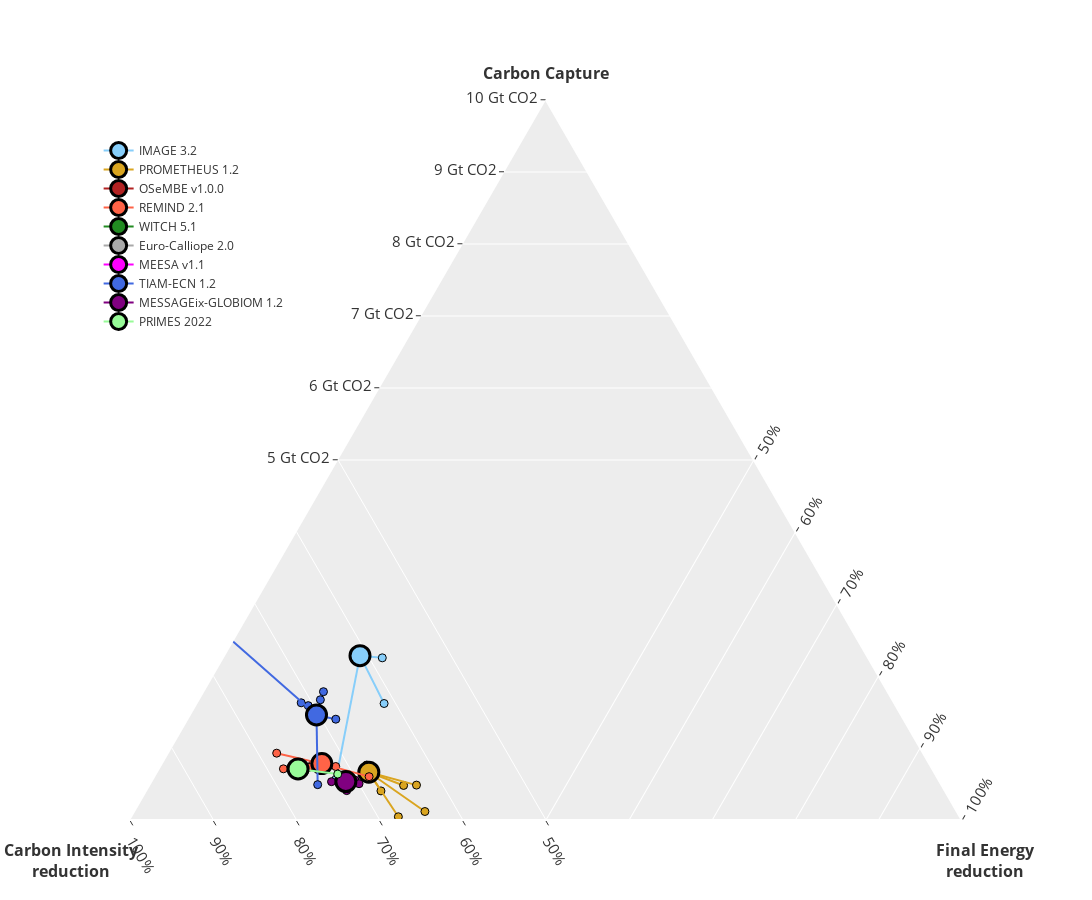

Notebook code for this chart:
### Markdown cell above
## Plot II: Mitigation

### Code cell
times = [2050]
scen = "DIAG-C400-lin"
var_x = XR_i.Value.sel(Variable='Carbon Capture', Model=Models)/5000
var_y = XR_i.CIred.sel(Model=Models)
var_z = XR_i.FEred.sel(Model=Models)

traces = []
for m_i, m in enumerate(Models):
    col = ModelCols[m_i]
    a = float(var_x.sel(Time=times, Model=m, Scenario="DIAG-C400-lin"))
    b = float(var_y.sel(Time=times, Model=m, Scenario="DIAG-C400-lin"))
    c = float(var_z.sel(Time=times, Model=m, Scenario="DIAG-C400-lin"))
    for scen in c400lins:
                a2 = float(var_x.sel(Time=times, Model=m, Scenario=scen))
                b2 = float(var_y.sel(Time=times, Model=m, Scenario=scen))
                c2 = float(var_z.sel(Time=times, Model=m, Scenario=scen))
                trace = go.Scatterternary(a=[a, a2],
                                        b=[b, b2],
                                        c=[c, c2],
                                        name=m,
                                        text=["DIAG-C400-lin", scen],
                                        mode='markers+lines',
                                        showlegend=False,
                                        marker={"color": col, "size": 8, 'line': dict(width=1, color='black')})
                traces.append(trace)
#                 trace = go.Scatterternary(a=var_x.sel(Time=times, Model=m, Scenario=["DIAG-C400-lin", scen]).T[0],
#                                         b=var_y.sel(Time=times, Model=m, Scenario=["DIAG-C400-lin", scen]).T[0],
#                                         c=var_z.sel(Time=times, Model=m, Scenario=["DIAG-C400-lin", scen]).T[0],
#                                         name=m,
#                                         text=["DIAG-C400-lin", scen],
#                                         mode='markers+lines',
#                                         showlegend=False,
#                                         marker={"color": col, "size": 8, 'line': dict(width=1, color='black')})
#                 traces.append(trace)
    trace = go.Scatterternary(a=var_x.sel(Time=times, Model=m, Scenario="DIAG-C400-lin"),
                                b=var_y.sel(Time=times, Model=m, Scenario="DIAG-C400-lin"),
                                c=var_z.sel(Time=times, Model=m, Scenario="DIAG-C400-lin"),
                                name=m,
                                mode='markers+lines',
                                text = "DIAG-C400-lin",
                                showlegend=True,
                                marker={"color": col, "size": 20, 'line': dict(width=3, color='black')})
    traces.append(trace)

fig = make_subplots(rows=1, cols=1, horizontal_spacing = 0.08, vertical_spacing=0.12)
for t in traces:
    fig.add_trace(t)
fig.update_layout(height=900, width=1200)
fig.update_layout({#'margin':dict(l=0,r=7,b=0,t=35),
'plot_bgcolor':'rgb(243, 243, 243)',
'ternary':
{'sum':1,
'aaxis':{'title': '<b>Carbon Capture</b><br>', 'min': 0, 'titlefont':{'size': 16},
        'linewidth':0, 'ticks':'outside',
        'tickmode':'array','tickvals':[0.5, 0.6, 0.7, 0.8, 0.9, 1.0], 'ticktext':['5 Gt CO2', '6 Gt CO2', '7 Gt CO2', '8 Gt CO2', '9 Gt CO2', '10 Gt CO2'], 'tickfont':{'size':15}},
'baxis':{'title': '<b>Carbon Intensity &nbsp; &nbsp; &nbsp; &nbsp; &nbsp; &nbsp; &nbsp; &nbsp; &nbsp;<br>reduction &nbsp; &nbsp; &nbsp; &nbsp; &nbsp; &nbsp; &nbsp; &nbsp; &nbsp;</b>', 'min': 0, 'titlefont':{'size': 16},
        'linewidth':2, 'ticks':'outside',
        'tickmode':'array','tickvals':[0.5, 0.6, 0.7, 0.8, 0.9, 1.0], 'ticktext':['50%', '60%', '70%', '80%', '90%', '100%'],'tickangle':60, 'tickfont':{'size':15}},
'caxis':{'title': '<b>Final Energy<br>reduction</b>', 'min': 0, 'titlefont':{'size': 16},
        'linewidth':2, 'ticks':'outside',
        'tickmode':'array','tickvals':[0.5, 0.6, 0.7, 0.8, 0.9, 1.0], 'ticktext':['50%', '60%', '70%', '80%', '90%', '100%'],'tickangle':-60, 'tickfont':{'size':15}}}})

fig.update_layout(legend=dict(x=0.02, y=0.95, orientation="v"))
fig.update_annotations(font_size=15)
fig.update_layout(template="ggplot2")
fig.show()

### Figure 1 — Plotly figure (JSON) as saved in the notebook; plotly's stock layout.template omitted (floating-point values rounded to 4 significant figures)
{"data": [{"a": [0.3653, 0.325], "b": [0.9755, 0.8432], "c": [0.2595, 0.2749], "marker": {"color": "lightskyblue", "line": {"color": "black", "width": 1}, "size": 8}, "mode": "markers+lines", "name": "IMAGE 3.2", "showlegend": false, "text": ["DIAG-C400-lin", "DIAG-C400-lin-LimBio"], "type": "scatterternary"}, {"a": [0.3653, 0.06538], "b": [0.9755, 0.8354], "c": [0.2595, 0.2526], "marker": {"color": "lightskyblue", "line": {"color": "black", "width": 1}, "size": 8}, "mode": "markers+lines", "name": "IMAGE 3.2", "showlegend": false, "text": ["DIAG-C400-lin", "DIAG-C400-lin-LimCCS"], "type": "scatterternary"}, {"a": [0.3653, 0.3653], "b": [0.9755, 0.9755], "c": [0.2595, 0.2595], "marker": {"color": "lightskyblue", "line": {"color": "black", "width": 1}, "size": 8}, "mode": "markers+lines", "name": "IMAGE 3.2", "showlegend": false, "text": ["DIAG-C400-lin", "DIAG-C400-lin-LimNuclear"], "type": "scatterternary"}, {"a": [0.3653, 0.3783], "b": [0.9755, 1.007], "c": [0.2595, 0.2566], "marker": {"color": "lightskyblue", "line": {"color": "black", "width": 1}, "size": 8}, "mode": "markers+lines", "name": "IMAGE 3.2", "showlegend": false, "text": ["DIAG-C400-lin", "DIAG-C400-lin-HighVRE"], "type": "scatterternary"}, {"a": [0.3653, 0.3543], "b": [0.9755, 0.9772], "c": [0.2595, 0.2488], "marker": {"color": "lightskyblue", "line": {"color": "black", "width": 1}, "size": 8}, "mode": "markers+lines", "name": "IMAGE 3.2", "showlegend": false, "text": ["DIAG-C400-lin", "DIAG-C400-lin-HighElectrification"], "type": "scatterternary"}, {"a": [0.3653, null], "b": [0.9755, null], "c": [0.2595, null], "marker": {"color": "lightskyblue", "line": {"color": "black", "width": 1}, "size": 8}, "mode": "markers+lines", "name": "IMAGE 3.2", "showlegend": false, "text": ["DIAG-C400-lin", "DIAG-C400-lin-HighH2"], "type": "scatterternary"}, {"a": [0.3653, null], "b": [0.9755, null], "c": [0.2595, null], "marker": {"color": "lightskyblue", "line": {"color": "black", "width": 1}, "size": 8}, "mode": "markers+lines", "name": "IMAGE 3.2", "showlegend": false, "text": ["DIAG-C400-lin", "DIAG-C400-lin-ResidualFossil"], "type": "scatterternary"}, {"a": [0.3653, 0.2623], "b": [0.9755, 0.995], "c": [0.2595, 0.3637], "marker": {"color": "lightskyblue", "line": {"color": "black", "width": 1}, "size": 8}, "mode": "markers+lines", "name": "IMAGE 3.2", "showlegend": false, "text": ["DIAG-C400-lin", "DIAG-C400-lin-HighEff"], "type": "scatterternary"}, {"a": [0.3653, 0.3653], "b": [0.9755, 0.9755], "c": [0.2595, 0.2595], "marker": {"color": "lightskyblue", "line": {"color": "black", "width": 1}, "size": 8}, "mode": "markers+lines", "name": "IMAGE 3.2", "showlegend": false, "text": ["DIAG-C400-lin", "DIAG-C400-lin"], "type": "scatterternary"}, {"a": [0.3653], "b": [0.9755], "c": [0.2595], "marker": {"color": "lightskyblue", "line": {"color": "black", "width": 3}, "size": 20}, "mode": "markers+lines", "name": "IMAGE 3.2", "showlegend": true, "text": "DIAG-C400-lin", "type": "scatterternary"}, {"a": [0.09166, 0.01211], "b": [0.9393, 0.6564], "c": [0.3505, 0.3575], "marker": {"color": "goldenrod", "line": {"color": "black", "width": 1}, "size": 8}, "mode": "markers+lines", "name": "PROMETHEUS 1.2", "showlegend": false, "text": ["DIAG-C400-lin", "DIAG-C400-lin-LimBio"], "type": "scatterternary"}, {"a": [0.09166, 0.05028], "b": [0.9393, 0.844], "c": [0.3505, 0.35], "marker": {"color": "goldenrod", "line": {"color": "black", "width": 1}, "size": 8}, "mode": "markers+lines", "name": "PROMETHEUS 1.2", "showlegend": false, "text": ["DIAG-C400-lin", "DIAG-C400-lin-LimCCS"], "type": "scatterternary"}, {"a": [0.09166, 0.1095], "b": [0.9393, 0.9715], "c": [0.3505, 0.353], "marker": {"color": "goldenrod", "line": {"color": "black", "width": 1}, "size": 8}, "mode": "markers+lines", "name": "PROMETHEUS 1.2", "showlegend": false, "text": ["DIAG-C400-lin", "DIAG-C400-lin-LimNuclear"], "type": "scatterternary"}, {"a": [0.09166, 0.004943], "b": [0.9393, 0.7464], "c": [0.3505, 0.3539], "marker": {"color": "goldenrod", "line": {"color": "black", "width": 1}, "size": 8}, "mode": "markers+lines", "name": "PROMETHEUS 1.2", "showlegend": false, "text": ["DIAG-C400-lin", "DIAG-C400-lin-HighVRE"], "type": "scatterternary"}, {"a": [0.09166, 0.07037], "b": [0.9393, 0.9492], "c": [0.3505, 0.4469], "marker": {"color": "goldenrod", "line": {"color": "black", "width": 1}, "size": 8}, "mode": "markers+lines", "name": "PROMETHEUS 1.2", "showlegend": false, "text": ["DIAG-C400-lin", "DIAG-C400-lin-HighElectrification"], "type": "scatterternary"}, {"a": [0.09166, null], "b": [0.9393, null], "c": [0.3505, null], "marker": {"color": "goldenrod", "line": {"color": "black", "width": 1}, "size": 8}, "mode": "markers+lines", "name": "PROMETHEUS 1.2", "showlegend": false, "text": ["DIAG-C400-lin", "DIAG-C400-lin-HighH2"], "type": "scatterternary"}, {"a": [0.09166, null], "b": [0.9393, null], "c": [0.3505, null], "marker": {"color": "goldenrod", "line": {"color": "black", "width": 1}, "size": 8}, "mode": "markers+lines", "name": "PROMETHEUS 1.2", "showlegend": false, "text": ["DIAG-C400-lin", "DIAG-C400-lin-ResidualFossil"], "type": "scatterternary"}, {"a": [0.09166, 0.07187], "b": [0.9393, 0.9365], "c": [0.3505, 0.4745], "marker": {"color": "goldenrod", "line": {"color": "black", "width": 1}, "size": 8}, "mode": "markers+lines", "name": "PROMETHEUS 1.2", "showlegend": false, "text": ["DIAG-C400-lin", "DIAG-C400-lin-HighEff"], "type": "scatterternary"}, {"a": [0.09166, 0.09166], "b": [0.9393, 0.9393], "c": [0.3505, 0.3505], "marker": {"color": "goldenrod", "line": {"color": "black", "width": 1}, "size": 8}, "mode": "markers+lines", "name": "PROMETHEUS 1.2", "showlegend": false, "text": ["DIAG-C400-lin", "DIAG-C400-lin"], "type": "scatterternary"}, {"a": [0.09166], "b": [0.9393], "c": [0.3505], "marker": {"color": "goldenrod", "line": {"color": "black", "width": 3}, "size": 20}, "mode": "markers+lines", "name": "PROMETHEUS 1.2", "showlegend": true, "text": "DIAG-C400-lin", "type": "scatterternary"}, {"a": [null, null], "b": [null, null], "c": [null, null], "marker": {"color": "firebrick", "line": {"color": "black", "width": 1}, "size": 8}, "mode": "markers+lines", "name": "OSeMBE v1.0.0", "showlegend": false, "text": ["DIAG-C400-lin", "DIAG-C400-lin-LimBio"], "type": "scatterternary"}, {"a": [null, null], "b": [null, null], "c": [null, null], "marker": {"color": "firebrick", "line": {"color": "black", "width": 1}, "size": 8}, "mode": "markers+lines", "name": "OSeMBE v1.0.0", "showlegend": false, "text": ["DIAG-C400-lin", "DIAG-C400-lin-LimCCS"], "type": "scatterternary"}, {"a": [null, null], "b": [null, null], "c": [null, null], "marker": {"color": "firebrick", "line": {"color": "black", "width": 1}, "size": 8}, "mode": "markers+lines", "name": "OSeMBE v1.0.0", "showlegend": false, "text": ["DIAG-C400-lin", "DIAG-C400-lin-LimNuclear"], "type": "scatterternary"}, {"a": [null, null], "b": [null, null], "c": [null, null], "marker": {"color": "firebrick", "line": {"color": "black", "width": 1}, "size": 8}, "mode": "markers+lines", "name": "OSeMBE v1.0.0", "showlegend": false, "text": ["DIAG-C400-lin", "DIAG-C400-lin-HighVRE"], "type": "scatterternary"}, {"a": [null, null], "b": [null, null], "c": [null, null], "marker": {"color": "firebrick", "line": {"color": "black", "width": 1}, "size": 8}, "mode": "markers+lines", "name": "OSeMBE v1.0.0", "showlegend": false, "text": ["DIAG-C400-lin", "DIAG-C400-lin-HighElectrification"], "type": "scatterternary"}, {"a": [null, null], "b": [null, null], "c": [null, null], "marker": {"color": "firebrick", "line": {"color": "black", "width": 1}, "size": 8}, "mode": "markers+lines", "name": "OSeMBE v1.0.0", "showlegend": false, "text": ["DIAG-C400-lin", "DIAG-C400-lin-HighH2"], "type": "scatterternary"}, {"a": [null, null], "b": [null, null], "c": [null, null], "marker": {"color": "firebrick", "line": {"color": "black", "width": 1}, "size": 8}, "mode": "markers+lines", "name": "OSeMBE v1.0.0", "showlegend": false, "text": ["DIAG-C400-lin", "DIAG-C400-lin-ResidualFossil"], "type": "scatterternary"}, {"a": [null, null], "b": [null, null], "c": [null, null], "marker": {"color": "firebrick", "line": {"color": "black", "width": 1}, "size": 8}, "mode": "markers+lines", "name": "OSeMBE v1.0.0", "showlegend": false, "text": ["DIAG-C400-lin", "DIAG-C400-lin-HighEff"], "type": "scatterternary"}, {"a": [null, null], "b": [null, null], "c": [null, null], "marker": {"color": "firebrick", "line": {"color": "black", "width": 1}, "size": 8}, "mode": "markers+lines", "name": "OSeMBE v1.0.0", "showlegend": false, "text": ["DIAG-C400-lin", "DIAG-C400-lin"], "type": "scatterternary"}, {"a": [null], "b": [null], "c": [null], "marker": {"color": "firebrick", "line": {"color": "black", "width": 3}, "size": 20}, "mode": "markers+lines", "name": "OSeMBE v1.0.0", "showlegend": true, "text": "DIAG-C400-lin", "type": "scatterternary"}, {"a": [0.1156, 0.09777], "b": [1.078, 0.9419], "c": [0.2821, 0.2763], "marker": {"color": "tomato", "line": {"color": "black", "width": 1}, "size": 8}, "mode": "markers+lines", "name": "REMIND 2.1", "showlegend": false, "text": ["DIAG-C400-lin", "DIAG-C400-lin-LimBio"], "type": "scatterternary"}, {"a": [0.1156, 0.1156], "b": [1.078, 1.081], "c": [0.2821, 0.2844], "marker": {"color": "tomato", "line": {"color": "black", "width": 1}, "size": 8}, "mode": "markers+lines", "name": "REMIND 2.1", "showlegend": false, "text": ["DIAG-C400-lin", "DIAG-C400-lin-LimCCS"], "type": "scatterternary"}, {"a": [0.1156, 0.1153], "b": [1.078, 1.079], "c": [0.2821, 0.2834], "marker": {"color": "tomato", "line": {"color": "black", "width": 1}, "size": 8}, "mode": "markers+lines", "name": "REMIND 2.1", "showlegend": false, "text": ["DIAG-C400-lin", "DIAG-C400-lin-LimNuclear"], "type": "scatterternary"}, {"a": [0.1156, 0.1129], "b": [1.078, 1.091], "c": [0.2821, 0.2653], "marker": {"color": "tomato", "line": {"color": "black", "width": 1}, "size": 8}, "mode": "markers+lines", "name": "REMIND 2.1", "showlegend": false, "text": ["DIAG-C400-lin", "DIAG-C400-lin-HighVRE"], "type": "scatterternary"}, {"a": [0.1156, 0.1064], "b": [1.078, 1.093], "c": [0.2821, 0.2595], "marker": {"color": "tomato", "line": {"color": "black", "width": 1}, "size": 8}, "mode": "markers+lines", "name": "REMIND 2.1", "showlegend": false, "text": ["DIAG-C400-lin", "DIAG-C400-lin-HighElectrification"], "type": "scatterternary"}, {"a": [0.1156, 0.1305], "b": [1.078, 1.093], "c": [0.2821, 0.1823], "marker": {"color": "tomato", "line": {"color": "black", "width": 1}, "size": 8}, "mode": "markers+lines", "name": "REMIND 2.1", "showlegend": false, "text": ["DIAG-C400-lin", "DIAG-C400-lin-HighH2"], "type": "scatterternary"}, {"a": [0.1156, 0.1012], "b": [1.078, 1.111], "c": [0.2821, 0.2117], "marker": {"color": "tomato", "line": {"color": "black", "width": 1}, "size": 8}, "mode": "markers+lines", "name": "REMIND 2.1", "showlegend": false, "text": ["DIAG-C400-lin", "DIAG-C400-lin-ResidualFossil"], "type": "scatterternary"}, {"a": [0.1156, 0.0999], "b": [1.078, 1.133], "c": [0.2821, 0.4267], "marker": {"color": "tomato", "line": {"color": "black", "width": 1}, "size": 8}, "mode": "markers+lines", "name": "REMIND 2.1", "showlegend": false, "text": ["DIAG-C400-lin", "DIAG-C400-lin-HighEff"], "type": "scatterternary"}, {"a": [0.1156, 0.1156], "b": [1.078, 1.078], "c": [0.2821, 0.2821], "marker": {"color": "tomato", "line": {"color": "black", "width": 1}, "size": 8}, "mode": "markers+lines", "name": "REMIND 2.1", "showlegend": false, "text": ["DIAG-C400-lin", "DIAG-C400-lin"], "type": "scatterternary"}, {"a": [0.1156], "b": [1.078], "c": [0.2821], "marker": {"color": "tomato", "line": {"color": "black", "width": 3}, "size": 20}, "mode": "markers+lines", "name": "REMIND 2.1", "showlegend": true, "text": "DIAG-C400-lin", "type": "scatterternary"}, {"a": [null, null], "b": [0.8655, 0.8885], "c": [0.1775, 0.1756], "marker": {"color": "forestgreen", "line": {"color": "black", "width": 1}, "size": 8}, "mode": "markers+lines", "name": "WITCH 5.1", "showlegend": false, "text": ["DIAG-C400-lin", "DIAG-C400-lin-LimBio"], "type": "scatterternary"}, {"a": [null, null], "b": [0.8655, 0.8386], "c": [0.1775, 0.18], "marker": {"color": "forestgreen", "line": {"color": "black", "width": 1}, "size": 8}, "mode": "markers+lines", "name": "WITCH 5.1", "showlegend": false, "text": ["DIAG-C400-lin", "DIAG-C400-lin-LimCCS"], "type": "scatterternary"}, {"a": [null, null], "b": [0.8655, 0.8588], "c": [0.1775, 0.1645], "marker": {"color": "forestgreen", "line": {"color": "black", "width": 1}, "size": 8}, "mode": "markers+lines", "name": "WITCH 5.1", "showlegend": false, "text": ["DIAG-C400-lin", "DIAG-C400-lin-LimNuclear"], "type": "scatterternary"}, {"a": [null, null], "b": [0.8655, 0.8661], "c": [0.1775, 0.174], "marker": {"color": "forestgreen", "line": {"color": "black", "width": 1}, "size": 8}, "mode": "markers+lines", "name": "WITCH 5.1", "showlegend": false, "text": ["DIAG-C400-lin", "DIAG-C400-lin-HighVRE"], "type": "scatterternary"}, {"a": [null, null], "b": [0.8655, null], "c": [0.1775, null], "marker": {"color": "forestgreen", "line": {"color": "black", "width": 1}, "size": 8}, "mode": "markers+lines", "name": "WITCH 5.1", "showlegend": false, "text": ["DIAG-C400-lin", "DIAG-C400-lin-HighElectrification"], "type": "scatterternary"}, {"a": [null, null], "b": [0.8655, 0.8659], "c": [0.1775, 0.1567], "marker": {"color": "forestgreen", "line": {"color": "black", "width": 1}, "size": 8}, "mode": "markers+lines", "name": "WITCH 5.1", "showlegend": false, "text": ["DIAG-C400-lin", "DIAG-C400-lin-HighH2"], "type": "scatterternary"}, {"a": [null, null], "b": [0.8655, null], "c": [0.1775, null], "marker": {"color": "forestgreen", "line": {"color": "black", "width": 1}, "size": 8}, "mode": "markers+lines", "name": "WITCH 5.1", "showlegend": false, "text": ["DIAG-C400-lin", "DIAG-C400-lin-ResidualFossil"], "type": "scatterternary"}, {"a": [null, null], "b": [0.8655, 0.8634], "c": [0.1775, 0.1917], "marker": {"color": "forestgreen", "line": {"color": "black", "width": 1}, "size": 8}, "mode": "markers+lines", "name": "WITCH 5.1", "showlegend": false, "text": ["DIAG-C400-lin", "DIAG-C400-lin-HighEff"], "type": "scatterternary"}, {"a": [null, null], "b": [0.8655, 0.8655], "c": [0.1775, 0.1775], "marker": {"color": "forestgreen", "line": {"color": "black", "width": 1}, "size": 8}, "mode": "markers+lines", "name": "WITCH 5.1", "showlegend": false, "text": ["DIAG-C400-lin", "DIAG-C400-lin"], "type": "scatterternary"}, {"a": [null], "b": [0.8655], "c": [0.1775], "marker": {"color": "forestgreen", "line": {"color": "black", "width": 3}, "size": 20}, "mode": "markers+lines", "name": "WITCH 5.1", "showlegend": true, "text": "DIAG-C400-lin", "type": "scatterternary"}, {"a": [0.01348, 0.01348], "b": [0.9997, 0.9997], "c": [-0.2204, -0.2204], "marker": {"color": "darkgrey", "line": {"color": "black", "width": 1}, "size": 8}, "mode": "markers+lines", "name": "Euro-Calliope 2.0", "showlegend": false, "text": ["DIAG-C400-lin", "DIAG-C400-lin-LimBio"], "type": "scatterternary"}, {"a": [0.01348, 0.01348], "b": [0.9997, 0.9997], "c": [-0.2204, -0.2204], "marker": {"color": "darkgrey", "line": {"color": "black", "width": 1}, "size": 8}, "mode": "markers+lines", "name": "Euro-Calliope 2.0", "showlegend": false, "text": ["DIAG-C400-lin", "DIAG-C400-lin-LimCCS"], "type": "scatterternary"}, {"a": [0.01348, 0.01349], "b": [0.9997, 0.9997], "c": [-0.2204, -0.2227], "marker": {"color": "darkgrey", "line": {"color": "black", "width": 1}, "size": 8}, "mode": "markers+lines", "name": "Euro-Calliope 2.0", "showlegend": false, "text": ["DIAG-C400-lin", "DIAG-C400-lin-LimNuclear"], "type": "scatterternary"}, {"a": [0.01348, 0.01348], "b": [0.9997, 0.9997], "c": [-0.2204, -0.2203], "marker": {"color": "darkgrey", "line": {"color": "black", "width": 1}, "size": 8}, "mode": "markers+lines", "name": "Euro-Calliope 2.0", "showlegend": false, "text": ["DIAG-C400-lin", "DIAG-C400-lin-HighVRE"], "type": "scatterternary"}, {"a": [0.01348, 0.01357], "b": [0.9997, 1.0], "c": [-0.2204, -0.1957], "marker": {"color": "darkgrey", "line": {"color": "black", "width": 1}, "size": 8}, "mode": "markers+lines", "name": "Euro-Calliope 2.0", "showlegend": false, "text": ["DIAG-C400-lin", "DIAG-C400-lin-HighElectrification"], "type": "scatterternary"}, {"a": [0.01348, 0.01349], "b": [0.9997, 0.9997], "c": [-0.2204, -0.2202], "marker": {"color": "darkgrey", "line": {"color": "black", "width": 1}, "size": 8}, "mode": "markers+lines", "name": "Euro-Calliope 2.0", "showlegend": false, "text": ["DIAG-C400-lin", "DIAG-C400-lin-HighH2"], "type": "scatterternary"}, {"a": [0.01348, 0.01348], "b": [0.9997, 0.9997], "c": [-0.2204, -0.2203], "marker": {"color": "darkgrey", "line": {"color": "black", "width": 1}, "size": 8}, "mode": "markers+lines", "name": "Euro-Calliope 2.0", "showlegend": false, "text": ["DIAG-C400-lin", "DIAG-C400-lin-ResidualFossil"], "type": "scatterternary"}, {"a": [0.01348, 0.01348], "b": [0.9997, 0.9997], "c": [-0.2204, -0.2204], "marker": {"color": "darkgrey", "line": {"color": "black", "width": 1}, "size": 8}, "mode": "markers+lines", "name": "Euro-Calliope 2.0", "showlegend": false, "text": ["DIAG-C400-lin", "DIAG-C400-lin-HighEff"], "type": "scatterternary"}, {"a": [0.01348, 0.01348], "b": [0.9997, 0.9997], "c": [-0.2204, -0.2204], "marker": {"color": "darkgrey", "line": {"color": "black", "width": 1}, "size": 8}, "mode": "markers+lines", "name": "Euro-Calliope 2.0", "showlegend": false, "text": ["DIAG-C400-lin", "DIAG-C400-lin"], "type": "scatterternary"}, {"a": [0.01348], "b": [0.9997], "c": [-0.2204], "marker": {"color": "darkgrey", "line": {"color": "black", "width": 3}, "size": 20}, "mode": "markers+lines", "name": "Euro-Calliope 2.0", "showlegend": true, "text": "DIAG-C400-lin", "type": "scatterternary"}, {"a": [0.07829, 0.05702], "b": [null, null], "c": [null, null], "marker": {"color": "magenta", "line": {"color": "black", "width": 1}, "size": 8}, "mode": "markers+lines", "name": "MEESA v1.1", "showlegend": false, "text": ["DIAG-C400-lin", "DIAG-C400-lin-LimBio"], "type": "scatterternary"}, {"a": [0.07829, 0.04978], "b": [null, null], "c": [null, null], "marker": {"color": "magenta", "line": {"color": "black", "width": 1}, "size": 8}, "mode": "markers+lines", "name": "MEESA v1.1", "showlegend": false, "text": ["DIAG-C400-lin", "DIAG-C400-lin-LimCCS"], "type": "scatterternary"}, {"a": [0.07829, 0.07844], "b": [null, null], "c": [null, null], "marker": {"color": "magenta", "line": {"color": "black", "width": 1}, "size": 8}, "mode": "markers+lines", "name": "MEESA v1.1", "showlegend": false, "text": ["DIAG-C400-lin", "DIAG-C400-lin-LimNuclear"], "type": "scatterternary"}, {"a": [0.07829, 0.07866], "b": [null, null], "c": [null, null], "marker": {"color": "magenta", "line": {"color": "black", "width": 1}, "size": 8}, "mode": "markers+lines", "name": "MEESA v1.1", "showlegend": false, "text": ["DIAG-C400-lin", "DIAG-C400-lin-HighVRE"], "type": "scatterternary"}, {"a": [0.07829, 0.1183], "b": [null, null], "c": [null, null], "marker": {"color": "magenta", "line": {"color": "black", "width": 1}, "size": 8}, "mode": "markers+lines", "name": "MEESA v1.1", "showlegend": false, "text": ["DIAG-C400-lin", "DIAG-C400-lin-HighElectrification"], "type": "scatterternary"}, {"a": [0.07829, null], "b": [null, null], "c": [null, null], "marker": {"color": "magenta", "line": {"color": "black", "width": 1}, "size": 8}, "mode": "markers+lines", "name": "MEESA v1.1", "showlegend": false, "text": ["DIAG-C400-lin", "DIAG-C400-lin-HighH2"], "type": "scatterternary"}, {"a": [0.07829, 0.06858], "b": [null, null], "c": [null, null], "marker": {"color": "magenta", "line": {"color": "black", "width": 1}, "size": 8}, "mode": "markers+lines", "name": "MEESA v1.1", "showlegend": false, "text": ["DIAG-C400-lin", "DIAG-C400-lin-ResidualFossil"], "type": "scatterternary"}, {"a": [0.07829, null], "b": [null, null], "c": [null, null], "marker": {"color": "magenta", "line": {"color": "black", "width": 1}, "size": 8}, "mode": "markers+lines", "name": "MEESA v1.1", "showlegend": false, "text": ["DIAG-C400-lin", "DIAG-C400-lin-HighEff"], "type": "scatterternary"}, {"a": [0.07829, 0.07829], "b": [null, null], "c": [null, null], "marker": {"color": "magenta", "line": {"color": "black", "width": 1}, "size": 8}, "mode": "markers+lines", "name": "MEESA v1.1", "showlegend": false, "text": ["DIAG-C400-lin", "DIAG-C400-lin"], "type": "scatterternary"}, {"a": [0.07829], "b": [null], "c": [null], "marker": {"color": "magenta", "line": {"color": "black", "width": 3}, "size": 20}, "mode": "markers+lines", "name": "MEESA v1.1", "showlegend": true, "text": "DIAG-C400-lin", "type": "scatterternary"}, {"a": [0.1899, 0.257], "b": [0.9146, 0.9785], "c": [0.1964, 0.2065], "marker": {"color": "royalblue", "line": {"color": "black", "width": 1}, "size": 8}, "mode": "markers+lines", "name": "TIAM-ECN 1.2", "showlegend": false, "text": ["DIAG-C400-lin", "DIAG-C400-lin-LimBio"], "type": "scatterternary"}, {"a": [0.1899, 0.05], "b": [0.9146, 0.7639], "c": [0.1964, 0.2045], "marker": {"color": "royalblue", "line": {"color": "black", "width": 1}, "size": 8}, "mode": "markers+lines", "name": "TIAM-ECN 1.2", "showlegend": false, "text": ["DIAG-C400-lin", "DIAG-C400-lin-LimCCS"], "type": "scatterternary"}, {"a": [0.1899, 0.2192], "b": [0.9146, 0.9752], "c": [0.1964, 0.1858], "marker": {"color": "royalblue", "line": {"color": "black", "width": 1}, "size": 8}, "mode": "markers+lines", "name": "TIAM-ECN 1.2", "showlegend": false, "text": ["DIAG-C400-lin", "DIAG-C400-lin-LimNuclear"], "type": "scatterternary"}, {"a": [0.1899, 0.227], "b": [0.9146, 0.9947], "c": [0.1964, 0.1732], "marker": {"color": "royalblue", "line": {"color": "black", "width": 1}, "size": 8}, "mode": "markers+lines", "name": "TIAM-ECN 1.2", "showlegend": false, "text": ["DIAG-C400-lin", "DIAG-C400-lin-HighVRE"], "type": "scatterternary"}, {"a": [0.1899, 0.2405], "b": [0.9146, 0.9908], "c": [0.1964, 0.209], "marker": {"color": "royalblue", "line": {"color": "black", "width": 1}, "size": 8}, "mode": "markers+lines", "name": "TIAM-ECN 1.2", "showlegend": false, "text": ["DIAG-C400-lin", "DIAG-C400-lin-HighElectrification"], "type": "scatterternary"}, {"a": [0.1899, 0.2835], "b": [0.9146, 0.7665], "c": [0.1964, -0.05477], "marker": {"color": "royalblue", "line": {"color": "black", "width": 1}, "size": 8}, "mode": "markers+lines", "name": "TIAM-ECN 1.2", "showlegend": false, "text": ["DIAG-C400-lin", "DIAG-C400-lin-HighH2"], "type": "scatterternary"}, {"a": [0.1899, null], "b": [0.9146, null], "c": [0.1964, null], "marker": {"color": "royalblue", "line": {"color": "black", "width": 1}, "size": 8}, "mode": "markers+lines", "name": "TIAM-ECN 1.2", "showlegend": false, "text": ["DIAG-C400-lin", "DIAG-C400-lin-ResidualFossil"], "type": "scatterternary"}, {"a": [0.1899, 0.1997], "b": [0.9146, 0.974], "c": [0.1964, 0.2527], "marker": {"color": "royalblue", "line": {"color": "black", "width": 1}, "size": 8}, "mode": "markers+lines", "name": "TIAM-ECN 1.2", "showlegend": false, "text": ["DIAG-C400-lin", "DIAG-C400-lin-HighEff"], "type": "scatterternary"}, {"a": [0.1899, 0.1899], "b": [0.9146, 0.9146], "c": [0.1964, 0.1964], "marker": {"color": "royalblue", "line": {"color": "black", "width": 1}, "size": 8}, "mode": "markers+lines", "name": "TIAM-ECN 1.2", "showlegend": false, "text": ["DIAG-C400-lin", "DIAG-C400-lin"], "type": "scatterternary"}, {"a": [0.1899], "b": [0.9146], "c": [0.1964], "marker": {"color": "royalblue", "line": {"color": "black", "width": 3}, "size": 20}, "mode": "markers+lines", "name": "TIAM-ECN 1.2", "showlegend": true, "text": "DIAG-C400-lin", "type": "scatterternary"}, {"a": [0.06572, 0.06663], "b": [0.8796, 0.8795], "c": [0.2865, 0.2874], "marker": {"color": "purple", "line": {"color": "black", "width": 1}, "size": 8}, "mode": "markers+lines", "name": "MESSAGEix-GLOBIOM 1.2", "showlegend": false, "text": ["DIAG-C400-lin", "DIAG-C400-lin-LimBio"], "type": "scatterternary"}, {"a": [0.06572, 0.04998], "b": [0.8796, 0.881], "c": [0.2865, 0.2938], "marker": {"color": "purple", "line": {"color": "black", "width": 1}, "size": 8}, "mode": "markers+lines", "name": "MESSAGEix-GLOBIOM 1.2", "showlegend": false, "text": ["DIAG-C400-lin", "DIAG-C400-lin-LimCCS"], "type": "scatterternary"}, {"a": [0.06572, 0.07154], "b": [0.8796, 0.8798], "c": [0.2865, 0.2882], "marker": {"color": "purple", "line": {"color": "black", "width": 1}, "size": 8}, "mode": "markers+lines", "name": "MESSAGEix-GLOBIOM 1.2", "showlegend": false, "text": ["DIAG-C400-lin", "DIAG-C400-lin-LimNuclear"], "type": "scatterternary"}, {"a": [0.06572, 0.06459], "b": [0.8796, 0.8809], "c": [0.2865, 0.2835], "marker": {"color": "purple", "line": {"color": "black", "width": 1}, "size": 8}, "mode": "markers+lines", "name": "MESSAGEix-GLOBIOM 1.2", "showlegend": false, "text": ["DIAG-C400-lin", "DIAG-C400-lin-HighVRE"], "type": "scatterternary"}, {"a": [0.06572, 0.06442], "b": [0.8796, 0.885], "c": [0.2865, 0.2607], "marker": {"color": "purple", "line": {"color": "black", "width": 1}, "size": 8}, "mode": "markers+lines", "name": "MESSAGEix-GLOBIOM 1.2", "showlegend": false, "text": ["DIAG-C400-lin", "DIAG-C400-lin-HighElectrification"], "type": "scatterternary"}, {"a": [0.06572, 0.07005], "b": [0.8796, 0.8767], "c": [0.2865, 0.2884], "marker": {"color": "purple", "line": {"color": "black", "width": 1}, "size": 8}, "mode": "markers+lines", "name": "MESSAGEix-GLOBIOM 1.2", "showlegend": false, "text": ["DIAG-C400-lin", "DIAG-C400-lin-HighH2"], "type": "scatterternary"}, {"a": [0.06572, 0.06637], "b": [0.8796, 0.8412], "c": [0.2865, 0.2906], "marker": {"color": "purple", "line": {"color": "black", "width": 1}, "size": 8}, "mode": "markers+lines", "name": "MESSAGEix-GLOBIOM 1.2", "showlegend": false, "text": ["DIAG-C400-lin", "DIAG-C400-lin-ResidualFossil"], "type": "scatterternary"}, {"a": [0.06572, 0.06389], "b": [0.8796, 0.8862], "c": [0.2865, 0.3166], "marker": {"color": "purple", "line": {"color": "black", "width": 1}, "size": 8}, "mode": "markers+lines", "name": "MESSAGEix-GLOBIOM 1.2", "showlegend": false, "text": ["DIAG-C400-lin", "DIAG-C400-lin-HighEff"], "type": "scatterternary"}, {"a": [0.06572, 0.06572], "b": [0.8796, 0.8796], "c": [0.2865, 0.2865], "marker": {"color": "purple", "line": {"color": "black", "width": 1}, "size": 8}, "mode": "markers+lines", "name": "MESSAGEix-GLOBIOM 1.2", "showlegend": false, "text": ["DIAG-C400-lin", "DIAG-C400-lin"], "type": "scatterternary"}, {"a": [0.06572], "b": [0.8796], "c": [0.2865], "marker": {"color": "purple", "line": {"color": "black", "width": 3}, "size": 20}, "mode": "markers+lines", "name": "MESSAGEix-GLOBIOM 1.2", "showlegend": true, "text": "DIAG-C400-lin", "type": "scatterternary"}, {"a": [0.08601, null], "b": [0.9252, null], "c": [0.2017, null], "marker": {"color": "palegreen", "line": {"color": "black", "width": 1}, "size": 8}, "mode": "markers+lines", "name": "PRIMES 2022", "showlegend": false, "text": ["DIAG-C400-lin", "DIAG-C400-lin-LimBio"], "type": "scatterternary"}, {"a": [0.08601, null], "b": [0.9252, null], "c": [0.2017, null], "marker": {"color": "palegreen", "line": {"color": "black", "width": 1}, "size": 8}, "mode": "markers+lines", "name": "PRIMES 2022", "showlegend": false, "text": ["DIAG-C400-lin", "DIAG-C400-lin-LimCCS"], "type": "scatterternary"}, {"a": [0.08601, 0.08338], "b": [0.9252, 0.9187], "c": [0.2017, 0.2021], "marker": {"color": "palegreen", "line": {"color": "black", "width": 1}, "size": 8}, "mode": "markers+lines", "name": "PRIMES 2022", "showlegend": false, "text": ["DIAG-C400-lin", "DIAG-C400-lin-LimNuclear"], "type": "scatterternary"}, {"a": [0.08601, null], "b": [0.9252, null], "c": [0.2017, null], "marker": {"color": "palegreen", "line": {"color": "black", "width": 1}, "size": 8}, "mode": "markers+lines", "name": "PRIMES 2022", "showlegend": false, "text": ["DIAG-C400-lin", "DIAG-C400-lin-HighVRE"], "type": "scatterternary"}, {"a": [0.08601, 0.08186], "b": [0.9252, 0.9233], "c": [0.2017, 0.2146], "marker": {"color": "palegreen", "line": {"color": "black", "width": 1}, "size": 8}, "mode": "markers+lines", "name": "PRIMES 2022", "showlegend": false, "text": ["DIAG-C400-lin", "DIAG-C400-lin-HighElectrification"], "type": "scatterternary"}, {"a": [0.08601, 0.08957], "b": [0.9252, 0.9256], "c": [0.2017, 0.1886], "marker": {"color": "palegreen", "line": {"color": "black", "width": 1}, "size": 8}, "mode": "markers+lines", "name": "PRIMES 2022", "showlegend": false, "text": ["DIAG-C400-lin", "DIAG-C400-lin-HighH2"], "type": "scatterternary"}, {"a": [0.08601, null], "b": [0.9252, null], "c": [0.2017, null], "marker": {"color": "palegreen", "line": {"color": "black", "width": 1}, "size": 8}, "mode": "markers+lines", "name": "PRIMES 2022", "showlegend": false, "text": ["DIAG-C400-lin", "DIAG-C400-lin-ResidualFossil"], "type": "scatterternary"}, {"a": [0.08601, 0.08205], "b": [0.9252, 0.9243], "c": [0.2017, 0.2799], "marker": {"color": "palegreen", "line": {"color": "black", "width": 1}, "size": 8}, "mode": "markers+lines", "name": "PRIMES 2022", "showlegend": false, "text": ["DIAG-C400-lin", "DIAG-C400-lin-HighEff"], "type": "scatterternary"}, {"a": [0.08601, 0.08601], "b": [0.9252, 0.9252], "c": [0.2017, 0.2017], "marker": {"color": "palegreen", "line": {"color": "black", "width": 1}, "size": 8}, "mode": "markers+lines", "name": "PRIMES 2022", "showlegend": false, "text": ["DIAG-C400-lin", "DIAG-C400-lin"], "type": "scatterternary"}, {"a": [0.08601], "b": [0.9252], "c": [0.2017], "marker": {"color": "palegreen", "line": {"color": "black", "width": 3}, "size": 20}, "mode": "markers+lines", "name": "PRIMES 2022", "showlegend": true, "text": "DIAG-C400-lin", "type": "scatterternary"}], "layout": {"height": 900, "legend": {"orientation": "v", "x": 0.02, "y": 0.95}, "plot_bgcolor": "rgb(243, 243, 243)", "ternary": {"aaxis": {"linewidth": 0, "min": 0, "tickfont": {"size": 15}, "tickmode": "array", "ticks": "outside", "ticktext": ["5 Gt CO2", "6 Gt CO2", "7 Gt CO2", "8 Gt CO2", "9 Gt CO2", "10 Gt CO2"], "tickvals": [0.5, 0.6, 0.7, 0.8, 0.9, 1], "title": {"font": {"size": 16}, "text": "<b>Carbon Capture</b><br>"}}, "baxis": {"linewidth": 2, "min": 0, "tickangle": 60, "tickfont": {"size": 15}, "tickmode": "array", "ticks": "outside", "ticktext": ["50%", "60%", "70%", "80%", "90%", "100%"], "tickvals": [0.5, 0.6, 0.7, 0.8, 0.9, 1], "title": {"font": {"size": 16}, "text": "<b>Carbon Intensity &nbsp; &nbsp; &nbsp; &nbsp; &nbsp; &nbsp; &nbsp; &nbsp; &nbsp;<br>reduction &nbsp; &nbsp; &nbsp; &nbsp; &nbsp; &nbsp; &nbsp; &nbsp; &nbsp;</b>"}}, "caxis": {"linewidth": 2, "min": 0, "tickangle": -60, "tickfont": {"size": 15}, "tickmode": "array", "ticks": "outside", "ticktext": ["50%", "60%", "70%", "80%", "90%", "100%"], "tickvals": [0.5, 0.6, 0.7, 0.8, 0.9, 1], "title": {"font": {"size": 16}, "text": "<b>Final Energy<br>reduction</b>"}}, "sum": 1}, "width": 1200, "xaxis": {"anchor": "y", "domain": [0, 1]}, "yaxis": {"anchor": "x", "domain": [0, 1]}}}
